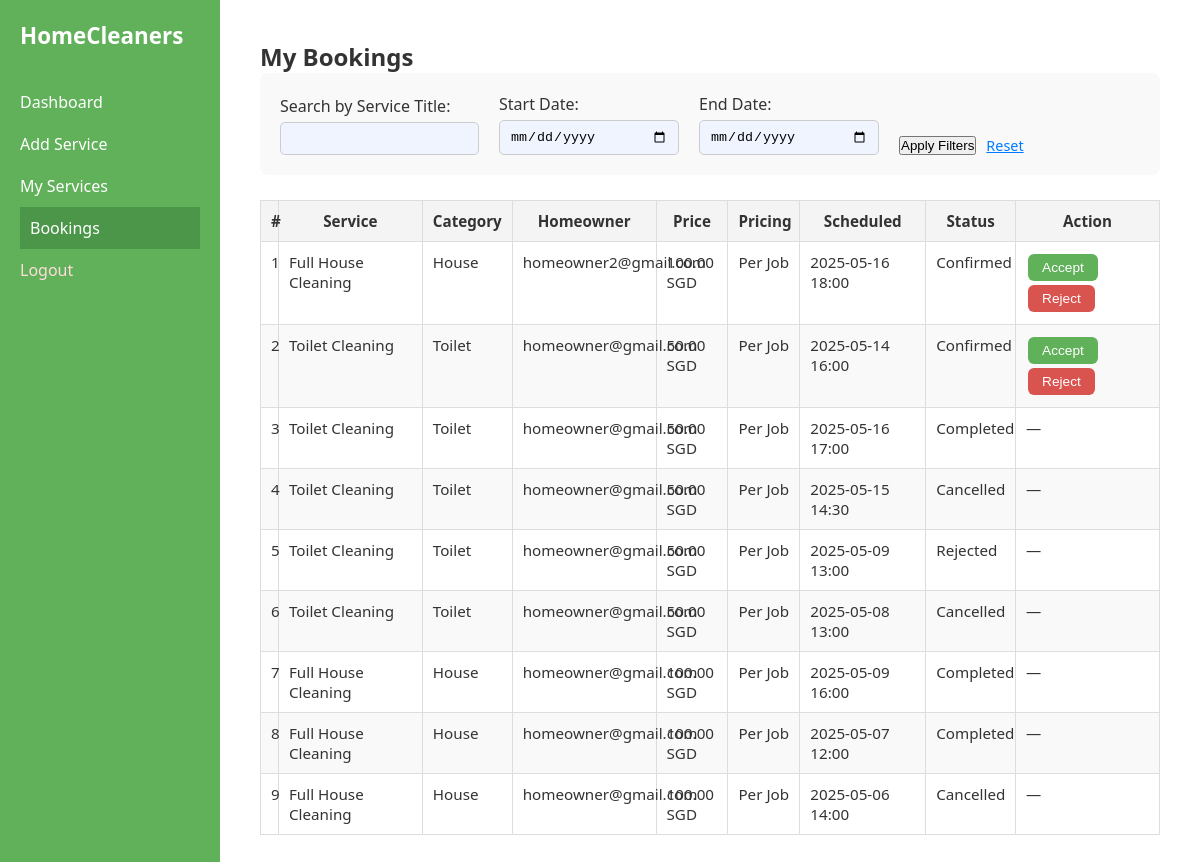
The page /boundary/view_cleaner_bookings.php (signed in) on the database as committed earlier.
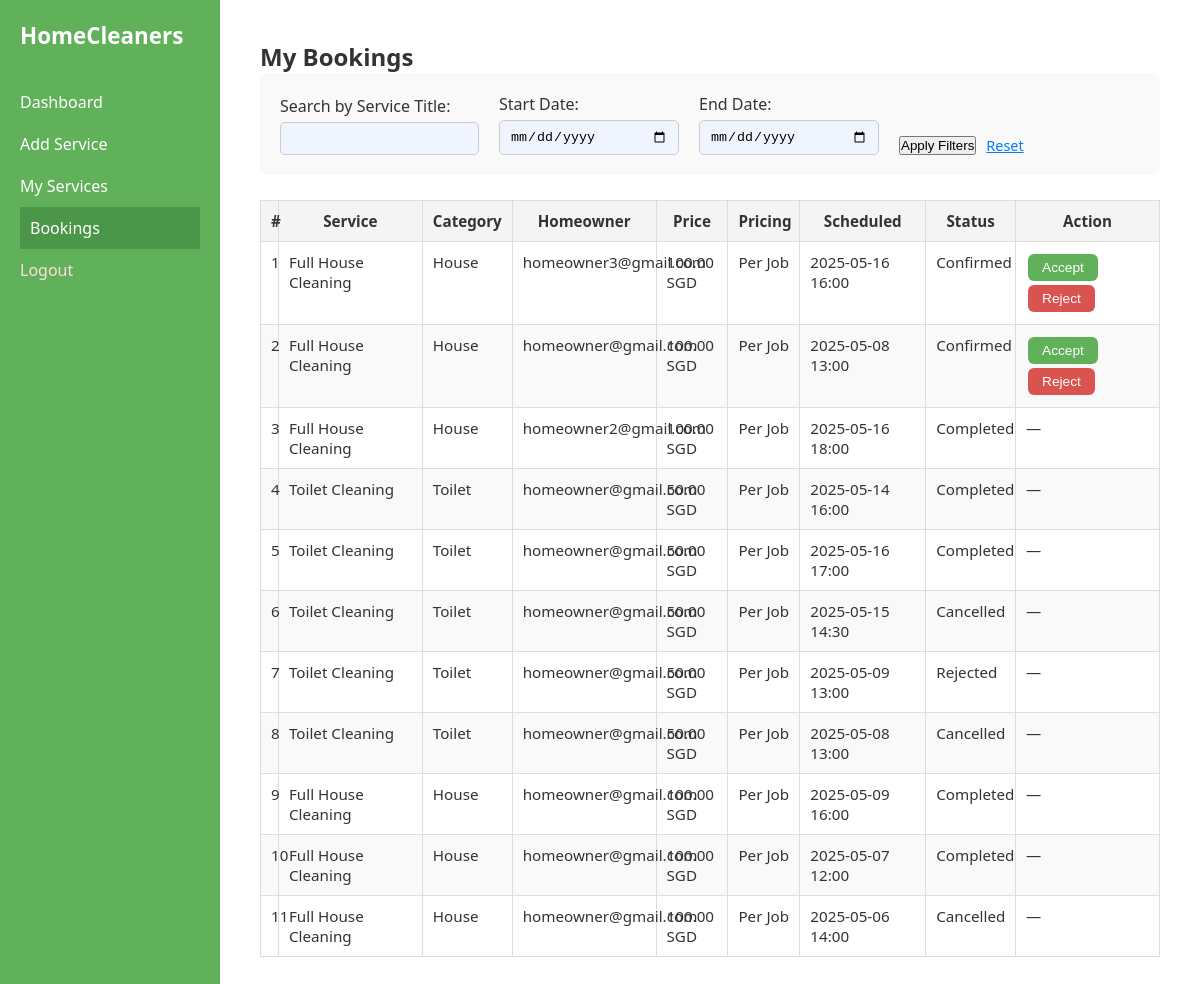
The same page on the database as committed later.
### tables this page shows
CREATE TABLE IF NOT EXISTS `bookings` (
  `id` int NOT NULL AUTO_INCREMENT,
  `homeowner_id` int NOT NULL,
  `service_id` int NOT NULL,
  `status` enum('pending','confirmed','in_progress','completed','cancelled','rejected') DEFAULT 'pending',
  `created_at` datetime DEFAULT CURRENT_TIMESTAMP,
  `booking_datetime` datetime NOT NULL DEFAULT CURRENT_TIMESTAMP,
  PRIMARY KEY (`id`),
  KEY `homeowner_id` (`homeowner_id`),
  KEY `service_id` (`service_id`)
);

CREATE TABLE IF NOT EXISTS `services` (
  `id` int NOT NULL AUTO_INCREMENT,
  `cleaner_id` int NOT NULL,
  `title` varchar(100) NOT NULL,
  `description` text NOT NULL,
  `price` decimal(10,2) NOT NULL,
  `category_id` int NOT NULL,
  `pricing_type` enum('per_job','per_hour') NOT NULL,
  `created_at` datetime DEFAULT CURRENT_TIMESTAMP,
  `view_count` int DEFAULT '0',
  `shortlist_count` int DEFAULT '0',
  PRIMARY KEY (`id`),
  KEY `cleaner_id` (`cleaner_id`),
  KEY `category_id` (`category_id`)
);

CREATE TABLE IF NOT EXISTS `categories` (
  `id` int NOT NULL AUTO_INCREMENT,
  `name` varchar(50) NOT NULL,
  PRIMARY KEY (`id`),
  UNIQUE KEY `name` (`name`)
);

CREATE TABLE IF NOT EXISTS `users` (
  `id` int NOT NULL AUTO_INCREMENT,
  `email` varchar(100) NOT NULL,
  `password` varchar(255) NOT NULL,
  `user_type` enum('C','H','A','P') NOT NULL,
  `created_at` datetime DEFAULT CURRENT_TIMESTAMP,
  PRIMARY KEY (`id`),
  UNIQUE KEY `email` (`email`)
);

### entity/Booking.php (called while the page is built, shortened)
<?php
class Booking {
    public static function getByCleaner($pdo, $cleaner_id) {
        $stmt = $pdo->prepare("
            SELECT b.*, s.title, s.price, s.pricing_type, c.name AS category_name,
                   u.email AS homeowner_email
            FROM bookings b
            JOIN services s ON b.service_id = s.id
            JOIN categories c ON s.category_id = c.id
            JOIN users u ON b.homeowner_id = u.id
            WHERE s.cleaner_id = ?
            ORDER BY b.created_at DESC
        ");
        $stmt->execute([$cleaner_id]);
        return $stmt->fetchAll();
    }
}

### control/CleanerController.php (called while the page is built, shortened)
<?php
require_once __DIR__ . '/../config/db.php';
require_once __DIR__ . '/../entity/Booking.php';
class CleanerController {
    public static function getBookings($cleaner_id) {
        global $pdo;
        return Booking::getByCleaner($pdo, $cleaner_id);
    }
}

### boundary/view_cleaner_bookings.php (the view, shortened to what this page needs)
<?php
require_once '../config/db.php';
require_once '../control/CleanerController.php';
$cleaner_id = $_SESSION['user']['id'];
$bookings = CleanerController::getBookings($cleaner_id);
$service_filter = strtolower(trim($_GET['service'] ?? ''));
$start_date = $_GET['start_date'] ?? '';
$end_date = $_GET['end_date'] ?? '';
$filtered = array_filter($bookings, function ($b) use ($service_filter, $start_date, $end_date) {
    $match_service = empty($service_filter) || strpos(strtolower($b['title']), $service_filter) !== false;
    $match_start = empty($start_date) || strtotime($b['booking_datetime']) >= strtotime($start_date . ' 00:00:00');
    $match_end = empty($end_date) || strtotime($b['booking_datetime']) <= strtotime($end_date . ' 23:59:59');
    return $match_service && $match_start && $match_end;
});
?>
<!DOCTYPE html>
<html>
<head>
    <link rel="stylesheet" href="../css/layout.css">
    <link rel="stylesheet" href="../css/view_cleaner_bookings.css">
</head>
<body>
<div class="dashboard-layout">
    <aside class="sidebar">
        <div class="sidebar-brand">HomeCleaners</div>
        <nav class="sidebar-links">
            <a href="dashboard_cleaner.php">Dashboard</a>
            <a href="add_service.php">Add Service</a>
            <a href="manage_services.php">My Services</a>
            <a href="view_cleaner_bookings.php" class="active">Bookings</a>
            <a href="../logout.php" class="logout-link">Logout</a>
        </nav>
    </aside>
    <main class="dashboard-main">
        <h2>My Bookings</h2>
        <form method="get" class="filter-form">
            <div class="form-row">
                <label>Search by Service Title:</label>
                <input type="text" name="service" value="<?= htmlspecialchars($service_filter) ?>">
            </div>
            <div class="form-row">
                <label>Start Date:</label>
                <input type="date" name="start_date" value="<?= htmlspecialchars($start_date) ?>">
            </div>
            <div class="form-row">
                <label>End Date:</label>
                <input type="date" name="end_date" value="<?= htmlspecialchars($end_date) ?>">
            </div>
            <div class="form-actions">
                <button type="submit">Apply Filters</button>
                <a href="view_cleaner_bookings.php" class="reset-link">Reset</a>
            </div>
        </form>
        <?php if (empty($filtered)): ?>
            <p>No bookings match your filters.</p>
        <?php else: ?>
            <div class="table-wrapper">
                <table class="booking-table">
                    <thead>
                        <tr>
                            <th>#</th>
                            <th>Service</th>
                            <th>Category</th>
                            <th>Homeowner</th>
                            <th>Price</th>
                            <th>Pricing</th>
                            <th>Scheduled</th>
                            <th>Status</th>
                            <th>Action</th>
                        </tr>
                    </thead>
                    <tbody>
                        <?php foreach ($filtered as $i => $b): ?>
                            <tr>
                                <td><?= $i + 1 ?></td>
                                <td><?= htmlspecialchars($b['title']) ?></td>
                                <td><?= htmlspecialchars($b['category_name']) ?></td>
                                <td><?= htmlspecialchars($b['homeowner_email']) ?></td>
                                <td><?= number_format($b['price'], 2) ?> SGD</td>
                                <td><?= $b['pricing_type'] === 'per_job' ? 'Per Job' : 'Per Hour' ?></td>
                                <td><?= date('Y-m-d H:i', strtotime($b['booking_datetime'])) ?></td>
                                <td><?= ucfirst($b['status']) ?></td>
                                <td>
                                    <?php if ($b['status'] === 'confirmed'): ?>
                                        <form method="post" style="display:inline;">
                                            <button type="submit" name="action" value="accept" class="btn btn-green">Accept</button>
                                        </form>
                                        <form method="post" style="display:inline;">
                                            <button type="submit" name="action" value="reject" class="btn btn-red">Reject</button>
                                        </form>
                                    <?php else: ?>
                                        —
                                    <?php endif; ?>
                                </td>
                            </tr>
                        <?php endforeach; ?>
                    </tbody>
                </table>
            </div>
        <?php endif; ?>
    </main>
</div>
</body>
</html>

### css/layout.css (style rules this page uses)
* { box-sizing: border-box; margin: 0; padding: 0; }
body { font-family: 'Segoe UI', sans-serif; background-color: #f4f4f4; color: #333; }
.dashboard-layout { display: flex; min-height: 100vh; }
.sidebar { width: 220px; background-color: #61B15A; color: white; padding: 20px; display: flex; flex-direction: column; }
.sidebar-brand { font-size: 1.4em; font-weight: bold; margin-bottom: 30px; }
.sidebar-links a { color: white; text-decoration: none; padding: 10px 0; font-size: 1em; display: block; transition: background 0.3s, padding-left 0.3s; }
.sidebar-links a:hover, .sidebar-links a.active { background-color: #4c9649; padding-left: 10px; }
.logout-link { color: #ffdddd !important; }
.dashboard-main { flex: 1; padding: 40px; background-color: #fff; }

### css/view_cleaner_bookings.css (style rules this page uses)
.filter-form { margin-bottom: 25px; padding: 20px; background-color: #f9f9f9; border-radius: 8px; display: flex; flex-wrap: wrap; gap: 20px; align-items: flex-end; }
.form-row { display: flex; flex-direction: column; }
.form-row label { font-weight: 500; margin-bottom: 5px; }
input[type="text"], input[type="date"] { padding: 8px 10px; border-radius: 5px; border: 1px solid #ccc; min-width: 180px; background: #f0f4ff; }
.form-actions { display: flex; gap: 10px; align-items: center; }
.reset-link { font-size: 0.9em; color: #007BFF; text-decoration: underline; }
.booking-table { width: 100%; border-collapse: collapse; font-size: 0.95em; table-layout: fixed; }
.booking-table th:nth-child(1) { width: 2%; }
.booking-table th:nth-child(2) { width: 16%; }
.booking-table th:nth-child(3) { width: 10%; }
.booking-table th:nth-child(4) { width: 16%; }
.booking-table th:nth-child(5) { width: 8%; }
.booking-table th:nth-child(6) { width: 8%; }
.booking-table th:nth-child(7) { width: 14%; }
.booking-table th:nth-child(8) { width: 10%; }
.booking-table th:nth-child(9) { width: 16%; }
.booking-table th, .booking-table td { padding: 10px; border: 1px solid #ddd; vertical-align: top; }
.booking-table th { background-color: #f4f4f4; }
.booking-table tr:nth-child(even) { background-color: #f9f9f9; }
.btn { padding: 6px 14px; margin: 2px; border: none; border-radius: 6px; font-size: 0.9em; font-weight: 500; cursor: pointer; transition: background 0.3s ease; color: white; }
.btn-green { background-color: #61B15A; }
.btn-red { background-color: #d9534f; }
.booking-table td form { display: inline-block; }

Rows that differ between the two databases and show on the page:
added bookings: service.title "Full House Cleaning", categories.name "House", users.email "homeowner3@gmail.com", service.price "100.00", booking_datetime "2025-05-16 16:00", status "Confirmed"
added bookings: service.title "Full House Cleaning", categories.name "House", users.email "homeowner@gmail.com", service.price "100.00", booking_datetime "2025-05-08 13:00", status "Confirmed"
changed bookings "homeowner2@gmail.com": status "Confirmed" → "Completed"; status "Accept Reject" → "—"
changed bookings (number 4 of 11 on the later page): status "Confirmed" → "Completed"; status "Accept Reject" → "—"
